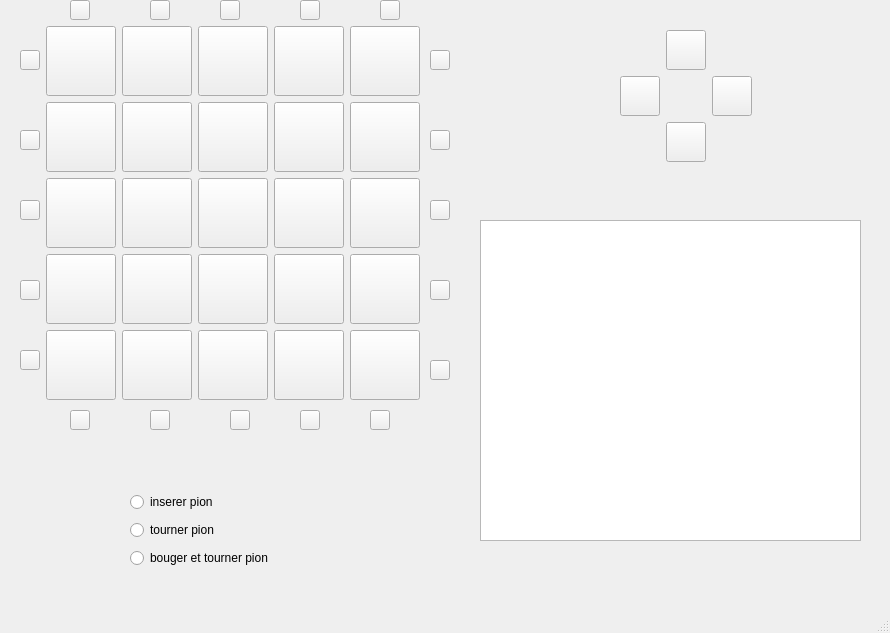
<?xml version="1.0" encoding="UTF-8"?>
<ui version="4.0">
 <class>MainWindow</class>
 <widget class="QMainWindow" name="MainWindow">
  <property name="geometry">
   <rect>
    <x>0</x>
    <y>0</y>
    <width>890</width>
    <height>633</height>
   </rect>
  </property>
  <property name="windowTitle">
   <string>MainWindow</string>
  </property>
  <property name="unifiedTitleAndToolBarOnMac">
   <bool>false</bool>
  </property>
  <widget class="QWidget" name="centralwidget">
   <widget class="QTextBrowser" name="textBrowser">
    <property name="geometry">
     <rect>
      <x>480</x>
      <y>220</y>
      <width>381</width>
      <height>321</height>
     </rect>
    </property>
   </widget>
   <widget class="QWidget" name="layoutWidget">
    <property name="geometry">
     <rect>
      <x>40</x>
      <y>20</y>
      <width>391</width>
      <height>391</height>
     </rect>
    </property>
    <layout class="QGridLayout" name="Board">
     <property name="sizeConstraint">
      <enum>QLayout::SetDefaultConstraint</enum>
     </property>
     <property name="topMargin">
      <number>0</number>
     </property>
     <property name="spacing">
      <number>0</number>
     </property>
     <item row="2" column="2">
      <widget class="QPushButton" name="case22">
       <property name="minimumSize">
        <size>
         <width>30</width>
         <height>30</height>
        </size>
       </property>
       <property name="maximumSize">
        <size>
         <width>70</width>
         <height>70</height>
        </size>
       </property>
       <property name="autoFillBackground">
        <bool>false</bool>
       </property>
       <property name="text">
        <string/>
       </property>
      </widget>
     </item>
     <item row="2" column="1">
      <widget class="QPushButton" name="case21">
       <property name="minimumSize">
        <size>
         <width>30</width>
         <height>30</height>
        </size>
       </property>
       <property name="maximumSize">
        <size>
         <width>70</width>
         <height>70</height>
        </size>
       </property>
       <property name="autoFillBackground">
        <bool>false</bool>
       </property>
       <property name="text">
        <string/>
       </property>
      </widget>
     </item>
     <item row="1" column="1">
      <widget class="QPushButton" name="case11">
       <property name="minimumSize">
        <size>
         <width>30</width>
         <height>30</height>
        </size>
       </property>
       <property name="maximumSize">
        <size>
         <width>70</width>
         <height>70</height>
        </size>
       </property>
       <property name="autoFillBackground">
        <bool>false</bool>
       </property>
       <property name="text">
        <string/>
       </property>
      </widget>
     </item>
     <item row="1" column="4">
      <widget class="QPushButton" name="case14">
       <property name="minimumSize">
        <size>
         <width>30</width>
         <height>30</height>
        </size>
       </property>
       <property name="maximumSize">
        <size>
         <width>70</width>
         <height>70</height>
        </size>
       </property>
       <property name="autoFillBackground">
        <bool>false</bool>
       </property>
       <property name="text">
        <string/>
       </property>
      </widget>
     </item>
     <item row="4" column="2">
      <widget class="QPushButton" name="case42">
       <property name="minimumSize">
        <size>
         <width>30</width>
         <height>30</height>
        </size>
       </property>
       <property name="maximumSize">
        <size>
         <width>70</width>
         <height>70</height>
        </size>
       </property>
       <property name="autoFillBackground">
        <bool>false</bool>
       </property>
       <property name="text">
        <string/>
       </property>
      </widget>
     </item>
     <item row="4" column="1">
      <widget class="QPushButton" name="case41">
       <property name="minimumSize">
        <size>
         <width>30</width>
         <height>30</height>
        </size>
       </property>
       <property name="maximumSize">
        <size>
         <width>70</width>
         <height>70</height>
        </size>
       </property>
       <property name="autoFillBackground">
        <bool>false</bool>
       </property>
       <property name="text">
        <string/>
       </property>
      </widget>
     </item>
     <item row="3" column="2">
      <widget class="QPushButton" name="case32">
       <property name="minimumSize">
        <size>
         <width>30</width>
         <height>30</height>
        </size>
       </property>
       <property name="maximumSize">
        <size>
         <width>70</width>
         <height>70</height>
        </size>
       </property>
       <property name="autoFillBackground">
        <bool>false</bool>
       </property>
       <property name="text">
        <string/>
       </property>
      </widget>
     </item>
     <item row="0" column="2">
      <widget class="QPushButton" name="case02">
       <property name="minimumSize">
        <size>
         <width>30</width>
         <height>30</height>
        </size>
       </property>
       <property name="maximumSize">
        <size>
         <width>70</width>
         <height>70</height>
        </size>
       </property>
       <property name="autoFillBackground">
        <bool>false</bool>
       </property>
       <property name="text">
        <string/>
       </property>
      </widget>
     </item>
     <item row="2" column="0">
      <widget class="QPushButton" name="case20">
       <property name="minimumSize">
        <size>
         <width>30</width>
         <height>30</height>
        </size>
       </property>
       <property name="maximumSize">
        <size>
         <width>70</width>
         <height>70</height>
        </size>
       </property>
       <property name="autoFillBackground">
        <bool>false</bool>
       </property>
       <property name="text">
        <string/>
       </property>
      </widget>
     </item>
     <item row="4" column="4">
      <widget class="QPushButton" name="case44">
       <property name="minimumSize">
        <size>
         <width>30</width>
         <height>30</height>
        </size>
       </property>
       <property name="maximumSize">
        <size>
         <width>70</width>
         <height>70</height>
        </size>
       </property>
       <property name="autoFillBackground">
        <bool>false</bool>
       </property>
       <property name="text">
        <string/>
       </property>
      </widget>
     </item>
     <item row="1" column="0">
      <widget class="QPushButton" name="case10">
       <property name="minimumSize">
        <size>
         <width>30</width>
         <height>30</height>
        </size>
       </property>
       <property name="maximumSize">
        <size>
         <width>70</width>
         <height>70</height>
        </size>
       </property>
       <property name="autoFillBackground">
        <bool>false</bool>
       </property>
       <property name="text">
        <string/>
       </property>
      </widget>
     </item>
     <item row="3" column="1">
      <widget class="QPushButton" name="case31">
       <property name="minimumSize">
        <size>
         <width>30</width>
         <height>30</height>
        </size>
       </property>
       <property name="maximumSize">
        <size>
         <width>70</width>
         <height>70</height>
        </size>
       </property>
       <property name="autoFillBackground">
        <bool>false</bool>
       </property>
       <property name="text">
        <string/>
       </property>
      </widget>
     </item>
     <item row="3" column="3">
      <widget class="QPushButton" name="case33">
       <property name="minimumSize">
        <size>
         <width>30</width>
         <height>30</height>
        </size>
       </property>
       <property name="maximumSize">
        <size>
         <width>70</width>
         <height>70</height>
        </size>
       </property>
       <property name="autoFillBackground">
        <bool>false</bool>
       </property>
       <property name="text">
        <string/>
       </property>
      </widget>
     </item>
     <item row="0" column="1">
      <widget class="QPushButton" name="case01">
       <property name="minimumSize">
        <size>
         <width>30</width>
         <height>30</height>
        </size>
       </property>
       <property name="maximumSize">
        <size>
         <width>70</width>
         <height>70</height>
        </size>
       </property>
       <property name="autoFillBackground">
        <bool>false</bool>
       </property>
       <property name="text">
        <string/>
       </property>
      </widget>
     </item>
     <item row="3" column="4">
      <widget class="QPushButton" name="case34">
       <property name="minimumSize">
        <size>
         <width>30</width>
         <height>30</height>
        </size>
       </property>
       <property name="maximumSize">
        <size>
         <width>70</width>
         <height>70</height>
        </size>
       </property>
       <property name="autoFillBackground">
        <bool>false</bool>
       </property>
       <property name="text">
        <string/>
       </property>
      </widget>
     </item>
     <item row="1" column="2">
      <widget class="QPushButton" name="case12">
       <property name="minimumSize">
        <size>
         <width>30</width>
         <height>30</height>
        </size>
       </property>
       <property name="maximumSize">
        <size>
         <width>70</width>
         <height>70</height>
        </size>
       </property>
       <property name="autoFillBackground">
        <bool>false</bool>
       </property>
       <property name="text">
        <string/>
       </property>
      </widget>
     </item>
     <item row="1" column="3">
      <widget class="QPushButton" name="case13">
       <property name="minimumSize">
        <size>
         <width>30</width>
         <height>30</height>
        </size>
       </property>
       <property name="maximumSize">
        <size>
         <width>70</width>
         <height>70</height>
        </size>
       </property>
       <property name="autoFillBackground">
        <bool>false</bool>
       </property>
       <property name="text">
        <string/>
       </property>
      </widget>
     </item>
     <item row="4" column="0">
      <widget class="QPushButton" name="case40">
       <property name="minimumSize">
        <size>
         <width>30</width>
         <height>30</height>
        </size>
       </property>
       <property name="maximumSize">
        <size>
         <width>70</width>
         <height>70</height>
        </size>
       </property>
       <property name="autoFillBackground">
        <bool>false</bool>
       </property>
       <property name="text">
        <string/>
       </property>
      </widget>
     </item>
     <item row="2" column="3">
      <widget class="QPushButton" name="case23">
       <property name="minimumSize">
        <size>
         <width>30</width>
         <height>30</height>
        </size>
       </property>
       <property name="maximumSize">
        <size>
         <width>70</width>
         <height>70</height>
        </size>
       </property>
       <property name="autoFillBackground">
        <bool>false</bool>
       </property>
       <property name="text">
        <string/>
       </property>
      </widget>
     </item>
     <item row="4" column="3">
      <widget class="QPushButton" name="case43">
       <property name="minimumSize">
        <size>
         <width>30</width>
         <height>30</height>
        </size>
       </property>
       <property name="maximumSize">
        <size>
         <width>70</width>
         <height>70</height>
        </size>
       </property>
       <property name="autoFillBackground">
        <bool>false</bool>
       </property>
       <property name="text">
        <string/>
       </property>
      </widget>
     </item>
     <item row="0" column="3">
      <widget class="QPushButton" name="case03">
       <property name="minimumSize">
        <size>
         <width>30</width>
         <height>30</height>
        </size>
       </property>
       <property name="maximumSize">
        <size>
         <width>70</width>
         <height>70</height>
        </size>
       </property>
       <property name="autoFillBackground">
        <bool>false</bool>
       </property>
       <property name="text">
        <string/>
       </property>
      </widget>
     </item>
     <item row="0" column="0">
      <widget class="QPushButton" name="case00">
       <property name="minimumSize">
        <size>
         <width>30</width>
         <height>30</height>
        </size>
       </property>
       <property name="maximumSize">
        <size>
         <width>70</width>
         <height>70</height>
        </size>
       </property>
       <property name="autoFillBackground">
        <bool>false</bool>
       </property>
       <property name="text">
        <string/>
       </property>
      </widget>
     </item>
     <item row="3" column="0">
      <widget class="QPushButton" name="case30">
       <property name="minimumSize">
        <size>
         <width>30</width>
         <height>30</height>
        </size>
       </property>
       <property name="maximumSize">
        <size>
         <width>70</width>
         <height>70</height>
        </size>
       </property>
       <property name="autoFillBackground">
        <bool>false</bool>
       </property>
       <property name="text">
        <string/>
       </property>
      </widget>
     </item>
     <item row="2" column="4">
      <widget class="QPushButton" name="case24">
       <property name="minimumSize">
        <size>
         <width>30</width>
         <height>30</height>
        </size>
       </property>
       <property name="maximumSize">
        <size>
         <width>70</width>
         <height>70</height>
        </size>
       </property>
       <property name="autoFillBackground">
        <bool>false</bool>
       </property>
       <property name="text">
        <string/>
       </property>
      </widget>
     </item>
     <item row="0" column="4">
      <widget class="QPushButton" name="case04">
       <property name="minimumSize">
        <size>
         <width>30</width>
         <height>30</height>
        </size>
       </property>
       <property name="maximumSize">
        <size>
         <width>70</width>
         <height>70</height>
        </size>
       </property>
       <property name="autoFillBackground">
        <bool>false</bool>
       </property>
       <property name="text">
        <string/>
       </property>
      </widget>
     </item>
    </layout>
   </widget>
   <widget class="QWidget" name="layoutWidget">
    <property name="geometry">
     <rect>
      <x>620</x>
      <y>30</y>
      <width>134</width>
      <height>134</height>
     </rect>
    </property>
    <layout class="QGridLayout" name="Joystick">
     <item row="0" column="1">
      <widget class="QPushButton" name="up">
       <property name="minimumSize">
        <size>
         <width>40</width>
         <height>40</height>
        </size>
       </property>
       <property name="maximumSize">
        <size>
         <width>40</width>
         <height>40</height>
        </size>
       </property>
       <property name="text">
        <string/>
       </property>
       <property name="icon">
        <iconset>
         <normaloff>img/arrow_up.jpeg</normaloff>img/arrow_up.jpeg</iconset>
       </property>
       <attribute name="buttonGroup">
        <string notr="true">direction_selector</string>
       </attribute>
      </widget>
     </item>
     <item row="1" column="0">
      <widget class="QPushButton" name="left">
       <property name="minimumSize">
        <size>
         <width>40</width>
         <height>40</height>
        </size>
       </property>
       <property name="maximumSize">
        <size>
         <width>40</width>
         <height>40</height>
        </size>
       </property>
       <property name="text">
        <string/>
       </property>
       <property name="icon">
        <iconset>
         <normaloff>img/arrow_right.jpeg</normaloff>img/arrow_right.jpeg</iconset>
       </property>
       <attribute name="buttonGroup">
        <string notr="true">direction_selector</string>
       </attribute>
      </widget>
     </item>
     <item row="1" column="2">
      <widget class="QPushButton" name="right">
       <property name="minimumSize">
        <size>
         <width>40</width>
         <height>40</height>
        </size>
       </property>
       <property name="maximumSize">
        <size>
         <width>40</width>
         <height>40</height>
        </size>
       </property>
       <property name="text">
        <string/>
       </property>
       <property name="icon">
        <iconset>
         <normaloff>img/arrow_left.jpeg</normaloff>img/arrow_left.jpeg</iconset>
       </property>
       <attribute name="buttonGroup">
        <string notr="true">direction_selector</string>
       </attribute>
      </widget>
     </item>
     <item row="2" column="1">
      <widget class="QPushButton" name="down">
       <property name="minimumSize">
        <size>
         <width>40</width>
         <height>40</height>
        </size>
       </property>
       <property name="maximumSize">
        <size>
         <width>40</width>
         <height>40</height>
        </size>
       </property>
       <property name="text">
        <string/>
       </property>
       <property name="icon">
        <iconset>
         <normaloff>img/arrow_down.jpeg</normaloff>img/arrow_down.jpeg</iconset>
       </property>
       <attribute name="buttonGroup">
        <string notr="true">direction_selector</string>
       </attribute>
      </widget>
     </item>
    </layout>
   </widget>
   <widget class="QWidget" name="verticalLayoutWidget">
    <property name="geometry">
     <rect>
      <x>130</x>
      <y>490</y>
      <width>183</width>
      <height>83</height>
     </rect>
    </property>
    <layout class="QVBoxLayout" name="ActionSelector">
     <item>
      <widget class="QRadioButton" name="RButton_insert">
       <property name="text">
        <string>inserer pion</string>
       </property>
      </widget>
     </item>
     <item>
      <widget class="QRadioButton" name="RButton_turn">
       <property name="text">
        <string>tourner pion</string>
       </property>
      </widget>
     </item>
     <item>
      <widget class="QRadioButton" name="RButton_move_turn">
       <property name="text">
        <string>bouger et tourner pion</string>
       </property>
      </widget>
     </item>
    </layout>
   </widget>
   <widget class="QPushButton" name="pushButton_04d">
    <property name="enabled">
     <bool>true</bool>
    </property>
    <property name="geometry">
     <rect>
      <x>70</x>
      <y>410</y>
      <width>20</width>
      <height>20</height>
     </rect>
    </property>
    <property name="text">
     <string/>
    </property>
    <property name="icon">
     <iconset>
      <normaloff>img/arrow_up.jpeg</normaloff>img/arrow_up.jpeg</iconset>
    </property>
    <attribute name="buttonGroup">
     <string notr="true">direction_insert</string>
    </attribute>
   </widget>
   <widget class="QPushButton" name="pushButton_14">
    <property name="enabled">
     <bool>true</bool>
    </property>
    <property name="geometry">
     <rect>
      <x>150</x>
      <y>410</y>
      <width>20</width>
      <height>20</height>
     </rect>
    </property>
    <property name="text">
     <string/>
    </property>
    <property name="icon">
     <iconset>
      <normaloff>img/arrow_up.jpeg</normaloff>img/arrow_up.jpeg</iconset>
    </property>
    <attribute name="buttonGroup">
     <string notr="true">direction_insert</string>
    </attribute>
   </widget>
   <widget class="QPushButton" name="pushButton_42">
    <property name="enabled">
     <bool>true</bool>
    </property>
    <property name="geometry">
     <rect>
      <x>430</x>
      <y>200</y>
      <width>20</width>
      <height>20</height>
     </rect>
    </property>
    <property name="text">
     <string/>
    </property>
    <property name="icon">
     <iconset>
      <normaloff>img/arrow_right.jpeg</normaloff>img/arrow_right.jpeg</iconset>
    </property>
    <attribute name="buttonGroup">
     <string notr="true">direction_insert</string>
    </attribute>
   </widget>
   <widget class="QPushButton" name="pushButton_34">
    <property name="enabled">
     <bool>true</bool>
    </property>
    <property name="geometry">
     <rect>
      <x>300</x>
      <y>410</y>
      <width>20</width>
      <height>20</height>
     </rect>
    </property>
    <property name="text">
     <string/>
    </property>
    <property name="icon">
     <iconset>
      <normaloff>img/arrow_up.jpeg</normaloff>img/arrow_up.jpeg</iconset>
    </property>
    <attribute name="buttonGroup">
     <string notr="true">direction_insert</string>
    </attribute>
   </widget>
   <widget class="QPushButton" name="pushButton_44d">
    <property name="enabled">
     <bool>true</bool>
    </property>
    <property name="geometry">
     <rect>
      <x>370</x>
      <y>410</y>
      <width>20</width>
      <height>20</height>
     </rect>
    </property>
    <property name="text">
     <string/>
    </property>
    <property name="icon">
     <iconset>
      <normaloff>img/arrow_up.jpeg</normaloff>img/arrow_up.jpeg</iconset>
    </property>
    <attribute name="buttonGroup">
     <string notr="true">direction_insert</string>
    </attribute>
   </widget>
   <widget class="QPushButton" name="pushButton_44r">
    <property name="enabled">
     <bool>true</bool>
    </property>
    <property name="geometry">
     <rect>
      <x>430</x>
      <y>360</y>
      <width>20</width>
      <height>20</height>
     </rect>
    </property>
    <property name="text">
     <string/>
    </property>
    <property name="icon">
     <iconset>
      <normaloff>img/arrow_right.jpeg</normaloff>img/arrow_right.jpeg</iconset>
    </property>
    <attribute name="buttonGroup">
     <string notr="true">direction_insert</string>
    </attribute>
   </widget>
   <widget class="QPushButton" name="pushButton_43">
    <property name="enabled">
     <bool>true</bool>
    </property>
    <property name="geometry">
     <rect>
      <x>430</x>
      <y>280</y>
      <width>20</width>
      <height>20</height>
     </rect>
    </property>
    <property name="text">
     <string/>
    </property>
    <property name="icon">
     <iconset>
      <normaloff>img/arrow_right.jpeg</normaloff>img/arrow_right.jpeg</iconset>
    </property>
    <attribute name="buttonGroup">
     <string notr="true">direction_insert</string>
    </attribute>
   </widget>
   <widget class="QPushButton" name="pushButton_41">
    <property name="enabled">
     <bool>true</bool>
    </property>
    <property name="geometry">
     <rect>
      <x>430</x>
      <y>130</y>
      <width>20</width>
      <height>20</height>
     </rect>
    </property>
    <property name="layoutDirection">
     <enum>Qt::LeftToRight</enum>
    </property>
    <property name="text">
     <string/>
    </property>
    <property name="icon">
     <iconset>
      <normaloff>img/arrow_right.jpeg</normaloff>img/arrow_right.jpeg</iconset>
    </property>
    <attribute name="buttonGroup">
     <string notr="true">direction_insert</string>
    </attribute>
   </widget>
   <widget class="QPushButton" name="pushButton_40r">
    <property name="enabled">
     <bool>true</bool>
    </property>
    <property name="geometry">
     <rect>
      <x>430</x>
      <y>50</y>
      <width>20</width>
      <height>20</height>
     </rect>
    </property>
    <property name="text">
     <string/>
    </property>
    <property name="icon">
     <iconset>
      <normaloff>img/arrow_right.jpeg</normaloff>img/arrow_right.jpeg</iconset>
    </property>
    <attribute name="buttonGroup">
     <string notr="true">direction_insert</string>
    </attribute>
   </widget>
   <widget class="QPushButton" name="pushButton_00l">
    <property name="enabled">
     <bool>true</bool>
    </property>
    <property name="geometry">
     <rect>
      <x>20</x>
      <y>50</y>
      <width>20</width>
      <height>20</height>
     </rect>
    </property>
    <property name="text">
     <string/>
    </property>
    <property name="icon">
     <iconset>
      <normaloff>img/arrow_left.jpeg</normaloff>img/arrow_left.jpeg</iconset>
    </property>
    <attribute name="buttonGroup">
     <string notr="true">direction_insert</string>
    </attribute>
   </widget>
   <widget class="QPushButton" name="pushButton_01">
    <property name="enabled">
     <bool>true</bool>
    </property>
    <property name="geometry">
     <rect>
      <x>20</x>
      <y>130</y>
      <width>20</width>
      <height>20</height>
     </rect>
    </property>
    <property name="text">
     <string/>
    </property>
    <property name="icon">
     <iconset>
      <normaloff>img/arrow_left.jpeg</normaloff>img/arrow_left.jpeg</iconset>
    </property>
    <attribute name="buttonGroup">
     <string notr="true">direction_insert</string>
    </attribute>
   </widget>
   <widget class="QPushButton" name="pushButton_03">
    <property name="enabled">
     <bool>true</bool>
    </property>
    <property name="geometry">
     <rect>
      <x>20</x>
      <y>280</y>
      <width>20</width>
      <height>20</height>
     </rect>
    </property>
    <property name="text">
     <string/>
    </property>
    <property name="icon">
     <iconset>
      <normaloff>img/arrow_left.jpeg</normaloff>img/arrow_left.jpeg</iconset>
    </property>
    <attribute name="buttonGroup">
     <string notr="true">direction_insert</string>
    </attribute>
   </widget>
   <widget class="QPushButton" name="pushButton_04l">
    <property name="enabled">
     <bool>true</bool>
    </property>
    <property name="geometry">
     <rect>
      <x>20</x>
      <y>350</y>
      <width>20</width>
      <height>20</height>
     </rect>
    </property>
    <property name="text">
     <string/>
    </property>
    <property name="icon">
     <iconset>
      <normaloff>img/arrow_left.jpeg</normaloff>img/arrow_left.jpeg</iconset>
    </property>
    <attribute name="buttonGroup">
     <string notr="true">direction_insert</string>
    </attribute>
   </widget>
   <widget class="QPushButton" name="pushButton_00u">
    <property name="enabled">
     <bool>true</bool>
    </property>
    <property name="geometry">
     <rect>
      <x>70</x>
      <y>0</y>
      <width>20</width>
      <height>20</height>
     </rect>
    </property>
    <property name="autoFillBackground">
     <bool>false</bool>
    </property>
    <property name="text">
     <string/>
    </property>
    <property name="icon">
     <iconset>
      <normaloff>img/arrow_down.jpeg</normaloff>img/arrow_down.jpeg</iconset>
    </property>
    <property name="checkable">
     <bool>false</bool>
    </property>
    <property name="autoDefault">
     <bool>false</bool>
    </property>
    <property name="default">
     <bool>false</bool>
    </property>
    <property name="flat">
     <bool>false</bool>
    </property>
    <attribute name="buttonGroup">
     <string notr="true">direction_insert</string>
    </attribute>
   </widget>
   <widget class="QPushButton" name="pushButton_10">
    <property name="enabled">
     <bool>true</bool>
    </property>
    <property name="geometry">
     <rect>
      <x>150</x>
      <y>0</y>
      <width>20</width>
      <height>20</height>
     </rect>
    </property>
    <property name="text">
     <string/>
    </property>
    <property name="icon">
     <iconset>
      <normaloff>img/arrow_down.jpeg</normaloff>img/arrow_down.jpeg</iconset>
    </property>
    <attribute name="buttonGroup">
     <string notr="true">direction_insert</string>
    </attribute>
   </widget>
   <widget class="QPushButton" name="pushButton_02">
    <property name="enabled">
     <bool>true</bool>
    </property>
    <property name="geometry">
     <rect>
      <x>20</x>
      <y>200</y>
      <width>20</width>
      <height>20</height>
     </rect>
    </property>
    <property name="text">
     <string/>
    </property>
    <property name="icon">
     <iconset>
      <normaloff>img/arrow_left.jpeg</normaloff>img/arrow_left.jpeg</iconset>
    </property>
    <attribute name="buttonGroup">
     <string notr="true">direction_insert</string>
    </attribute>
   </widget>
   <widget class="QPushButton" name="pushButton_30">
    <property name="enabled">
     <bool>true</bool>
    </property>
    <property name="geometry">
     <rect>
      <x>300</x>
      <y>0</y>
      <width>20</width>
      <height>20</height>
     </rect>
    </property>
    <property name="text">
     <string/>
    </property>
    <property name="icon">
     <iconset>
      <normaloff>img/arrow_down.jpeg</normaloff>img/arrow_down.jpeg</iconset>
    </property>
    <attribute name="buttonGroup">
     <string notr="true">direction_insert</string>
    </attribute>
   </widget>
   <widget class="QPushButton" name="pushButton_40u">
    <property name="enabled">
     <bool>true</bool>
    </property>
    <property name="geometry">
     <rect>
      <x>380</x>
      <y>0</y>
      <width>20</width>
      <height>20</height>
     </rect>
    </property>
    <property name="text">
     <string/>
    </property>
    <property name="icon">
     <iconset>
      <normaloff>img/arrow_down.jpeg</normaloff>img/arrow_down.jpeg</iconset>
    </property>
    <attribute name="buttonGroup">
     <string notr="true">direction_insert</string>
    </attribute>
   </widget>
   <widget class="QPushButton" name="pushButton_24">
    <property name="enabled">
     <bool>true</bool>
    </property>
    <property name="geometry">
     <rect>
      <x>230</x>
      <y>410</y>
      <width>20</width>
      <height>20</height>
     </rect>
    </property>
    <property name="text">
     <string/>
    </property>
    <property name="icon">
     <iconset>
      <normaloff>img/arrow_up.jpeg</normaloff>img/arrow_up.jpeg</iconset>
    </property>
    <attribute name="buttonGroup">
     <string notr="true">direction_insert</string>
    </attribute>
   </widget>
   <widget class="QPushButton" name="pushButton_20">
    <property name="enabled">
     <bool>true</bool>
    </property>
    <property name="geometry">
     <rect>
      <x>220</x>
      <y>0</y>
      <width>20</width>
      <height>20</height>
     </rect>
    </property>
    <property name="text">
     <string/>
    </property>
    <property name="icon">
     <iconset>
      <normaloff>img/arrow_down.jpeg</normaloff>img/arrow_down.jpeg</iconset>
    </property>
    <attribute name="buttonGroup">
     <string notr="true">direction_insert</string>
    </attribute>
   </widget>
  </widget>
  <widget class="QMenuBar" name="menubar">
   <property name="geometry">
    <rect>
     <x>0</x>
     <y>0</y>
     <width>890</width>
     <height>22</height>
    </rect>
   </property>
  </widget>
  <widget class="QStatusBar" name="statusbar"/>
 </widget>
 <resources/>
 <connections/>
 <buttongroups>
  <buttongroup name="direction_selector"/>
  <buttongroup name="direction_insert"/>
 </buttongroups>
</ui>
